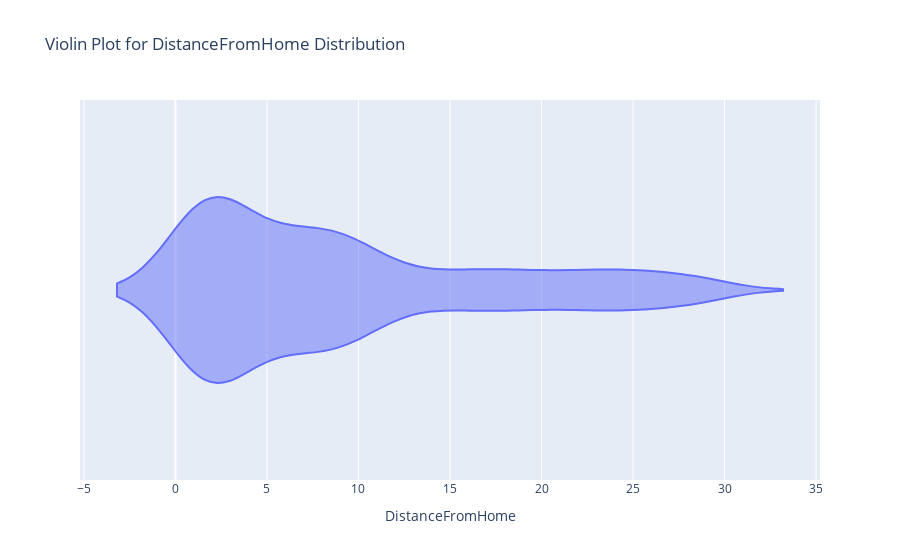

The cell this chart's notebook holds for it:
### Markdown cell above
#### 2.Violin plot

### Code cell
px.violin(df,x='DistanceFromHome',title='Violin Plot for DistanceFromHome Distribution')

### Figure 1 — Plotly figure (JSON) as saved in the notebook; plotly's stock layout.template omitted (floating-point values rounded to 4 significant figures; data arrays with more than 128 entries replaced by an {"elided": "..."} marker saying what was removed)
{"data": [{"alignmentgroup": "True", "box": {"visible": false}, "hovertemplate": "DistanceFromHome=%{x}<extra></extra>", "legendgroup": "", "marker": {"color": "#636efa"}, "name": "", "offsetgroup": "", "orientation": "h", "scalegroup": "True", "showlegend": false, "type": "violin", "x": {"elided": "1200 int values"}, "x0": " ", "xaxis": "x", "y0": " ", "yaxis": "y"}], "layout": {"legend": {"tracegroupgap": 0}, "title": {"text": "Violin Plot for DistanceFromHome Distribution"}, "violinmode": "group", "xaxis": {"anchor": "y", "domain": [0, 1], "title": {"text": "DistanceFromHome"}}, "yaxis": {"anchor": "x", "domain": [0, 1]}}}
